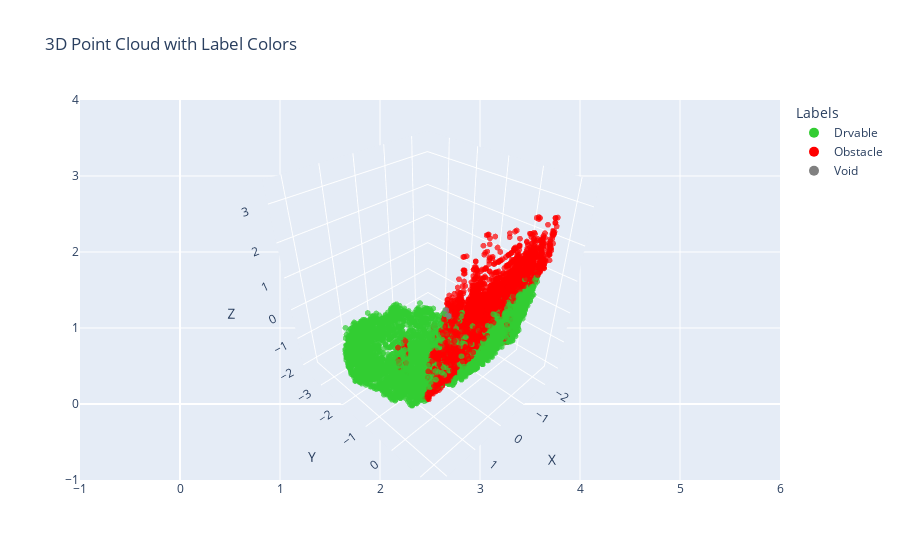

The notebook cell saved with this chart:
### Code cell
plot_3D_colors(sampled_df)

### Figure 1 — Plotly figure (JSON) as saved in the notebook; plotly's stock layout.template omitted (floating-point values rounded to 4 significant figures; data arrays with more than 128 entries replaced by an {"elided": "..."} marker saying what was removed)
{"data": [{"hoverinfo": "text", "marker": {"color": {"elided": "16384 str values"}, "opacity": 0.7, "size": 2}, "mode": "markers", "showlegend": false, "text": {"elided": "16384 str values"}, "type": "scatter3d", "x": {"elided": "16384 float values"}, "y": {"elided": "16384 float values"}, "z": {"elided": "16384 float values"}}, {"marker": {"color": "limegreen", "size": 10}, "mode": "markers", "name": "Drvable", "showlegend": true, "type": "scatter", "x": [null], "y": [null]}, {"marker": {"color": "red", "size": 10}, "mode": "markers", "name": "Obstacle", "showlegend": true, "type": "scatter", "x": [null], "y": [null]}, {"marker": {"color": "gray", "size": 10}, "mode": "markers", "name": "Void", "showlegend": true, "type": "scatter", "x": [null], "y": [null]}], "layout": {"legend": {"title": {"text": "Labels"}}, "scene": {"xaxis": {"title": {"text": "X"}}, "yaxis": {"title": {"text": "Y"}}, "zaxis": {"title": {"text": "Z"}}}, "title": {"text": "3D Point Cloud with Label Colors"}}}
